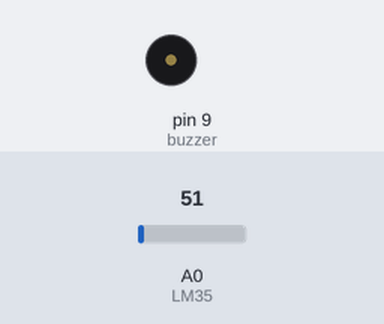
Simulated run of this sketch. Board: Arduino Uno, built with avr-gcc and run on an emulated ATmega328P. On the bench: buzzer (waves = sounding). The inputs (shaded band) are chosen by the test bench; at power-on: A0 (LM35) = 51.

Above: at 1.8 s.
1.9 s: A0 (LM35) set to 76
3.4 s: A0 (LM35) set to 90
At 7.4 s:
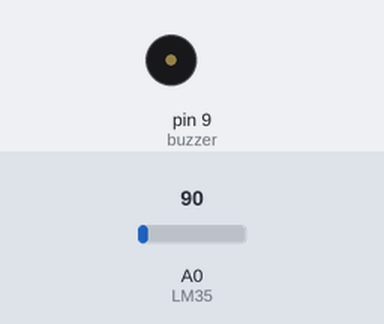
7.5 s: A0 (LM35) set to 71
At 8.5 s:
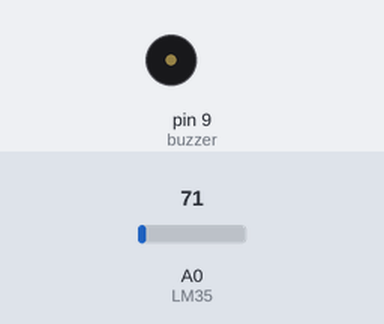
9.0 s: A0 (LM35) set to 86
At 9.12 s:
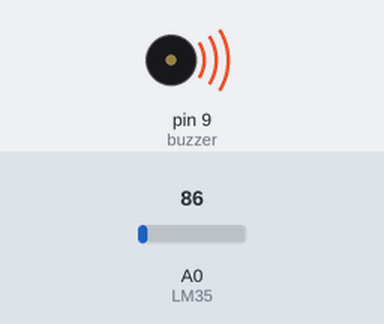
Timing chart, 0 to 13.7 s (numbered marks = the images above; inputs shaded):
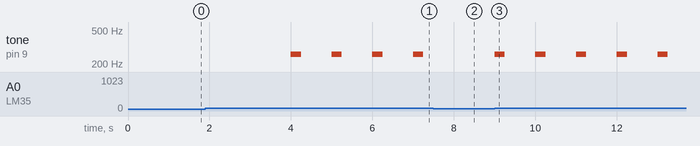

Measured:
- the behaviour switches between 81 and 82 on A0 (LM35) (found by bisection; images 0 and 1)
- after the input at 1.9 s, every drawn part: stays the same
- after the input at 3.4 s, tone on pin 9 (buzzer): alternates 261 Hz for 0.25 s and silent for 0.75 s, starting after 0.60 s
- after the input at 7.5 s, tone on pin 9 (buzzer): stays silent (without the input it goes to 261 Hz after 0.50 s)
- after the input at 9.0 s, tone on pin 9 (buzzer): alternates 261 Hz for 0.25 s and silent for 0.75 s, starting at once

The sketch:

6-alarme-temperatura.ino
```cpp
/*
 * Um alarme, usando o buzzer, deverá tocar, caso a
 * temperatura do LM35 seja muito alta;
*/

const int buzzer= 9;
const int LM35 = A0; // Define o pino que lera a saída do LM35
float temperatura = 0; // Variável que armazenará a temperatura medida
#define LIMITE 40
#define FREQUENCIA 261.63

void setup(){ //Função que será executada uma vez quando ligar ou resetar o Arduino
  Serial.begin(9600); // inicializa a comunicação serial
}


void loop() { //Função que será executada continuamente
    temperatura = (float(analogRead(LM35))*5/(1023))/0.01; //Faz a leitura do sensor, convertendo para float e logo em seguida faz
    //calculos para exibir o valor em Celsius.

    if(temperatura > LIMITE){
      tone(buzzer, FREQUENCIA, 250);
    }else{
      noTone(buzzer);
    }

    delay(1000);
}
```
